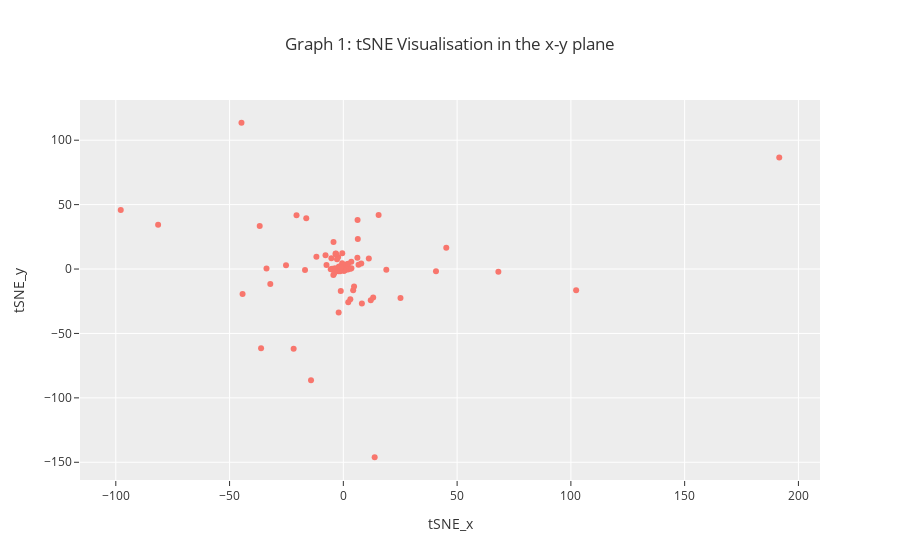

Notebook source saved alongside this figure:
### Markdown cell above
As `num_tSNE` had 3 dimensions that were defined, we plot each plane (x-y, x-z, and y-z) separately as follows. `Graph 1` shows the x-y plane, `Graph 2` shows the x-z plane, and `Graph 3` shows the y-z plane.

### Code cell
fig1 = px.scatter(tSNE_df, x='tSNE_x', y='tSNE_y', hover_name=tSNE_df.index, template='ggplot2', opacity=1, title='Graph 1: tSNE Visualisation in the x-y plane')
fig1

### Figure 1 — Plotly figure (JSON) as saved in the notebook; plotly's stock layout.template omitted (floating-point values rounded to 4 significant figures)
{"data": [{"hovertemplate": "<b>%{hovertext}</b><br><br>tSNE_x=%{x}<br>tSNE_y=%{y}<extra></extra>", "hovertext": ["sp_P40136_CYAA_BACAN:0-38", "sp_P15917_LEF_BACAN:0-38", "sp_P40406_NAGZ_BACSU:0-21", "sp_P39790_MPR_BACSU:0-39", "sp_P54602_YHCR_BACSU:0-54", "sp_O66037_PHYT_BACSD:0-23", "sp_O31097_PHYC_BACIU:0-23", "sp_P42094_PHYT_BACSU:0-31", "sp_P05656_SACC_BACSU:0-29", "sp_P00649_RN_BACIN:0-34", "sp_P48068_RN_BACPU:0-34", "sp_P00648_RNBR_BACAM:0-40", "sp_P71014_BSLA_BACSU:0-33", "sp_P94356_YXKC_BACSU:0-35", "sp_P29141_SUBV_BACSU:0-33", "sp_P40767_CWLO_BACSU:0-35", "sp_Q65NQ9_CWLO_BACLD:0-35", "sp_O07013_GANB_BACSU:0-22", "sp_P94449_PEL2_BACIU:0-29", "sp_O34819_PEL1_BACSU:0-29", "sp_P16397_SUBF_BACSU:0-35", "sp_O32083_LYTG_BACSU:0-38", "sp_O31737_YLQB_BACSU:0-32", "sp_Q45670_THES_BACSJ:0-29", "sp_Q07833_WAPA_BACSU:0-37", "sp_D4G3R4_WAPA_BACNB:0-50", "sp_G4NYJ6_WAPA_BACS4:0-37", "sp_P39899_NPRB_BACSU:0-33", "sp_P05806_NPRE_BACCE:0-32", "sp_P00800_THER_BACTH:0-33", "sp_Q59223_THER_BACSO:0-30", "sp_Q02113_CWBA_BACSU:0-30", "sp_P49051_SLAP1_BACAN:0-34", "sp_Q9ZES5_SLAP_BACTF:0-34", "sp_P94217_SLAP2_BACAN:0-34", "sp_P49052_SLAP_BACLI:0-34", "sp_Q9RMZ0_Y6545_BACAN:0-33", "sp_P94576_YWOF_BACSU:0-32", "sp_P00780_SUBC_BACLI:0-34", "sp_P00782_SUBT_BACAM:0-35", "sp_P04189_SUBT_BACSU:0-34", "sp_P35835_SUBN_BACNA:0-34", "sp_P00783_SUBT_BACSA:0-34", "sp_P20724_ELYA_BACYA:0-32", "sp_P21130_SACB_BACAM:0-34", "sp_P05655_SACB_BACSU:0-34", "sp_P96740_PGDS_BACSU:0-37", "sp_P16396_SUBE_BACSU:0-32", "sp_P39597_EFEN_BACSU:0-50", "sp_P54507_TASA_BACSU:0-32", "sp_P40949_TAPA_BACSU:0-48", "sp_P39632_BSLB_BACSU:0-35", "sp_P39844_DACC_BACSU:0-34", "sp_Q9AQS0_XANLY_BACGL:0-30", "sp_O34918_YOAJ_BACSU:0-30", "sp_P39116_PLY_BACSU:0-26", "sp_B1B6T1_PTLY_BACSP:0-32", "sp_Q65DC2_PTLY_BACLD:0-32", "sp_Q8GCB2_PTLY_BACLI:0-32", "sp_Q45070_XYNC_BACSU:0-37", "sp_Q6YK37_XYNC_BACIU:0-38", "sp_Q03091_BSN1_BACAM:0-31", "sp_P38422_DACF_BACSU:0-28", "sp_P08750_DACA_BACSU:0-36", "sp_O32150_BSN2_BACSU:0-33", "sp_O31411_SACC_BACL7:0-33", "sp_P42293_EABN2_BACSU:0-31", "sp_P94522_EABN1_BACSU:0-37", "sp_O07532_LYTF_BACSU:0-31", "sp_P54421_LYTE_BACSU:0-30", "sp_O34669_YOCH_BACSU:0-30", "sp_O34310_PLYC_BACSU:0-32", "sp_Q65EF5_PLYC_BACLD:0-33", "sp_Q45105_TACY_BACCE:0-33", "sp_O31803_YNCM_BACSU:0-47", "sp_P39848_LYTD_BACSU:0-32", "sp_Q02114_LYTC_BACSU:0-29", "sp_P25152_BSAP_BACSU:0-36", "sp_P80057_GSEP_BACLD:0-35", "sp_O32041_YRVJ_BACSU:0-32", "sp_P96729_YWSB_BACSU:0-35", "sp_P54484_YQGA_BACSU:0-33", "sp_O82833_GELLY_BACSP:0-40", "sp_P06278_AMY_BACLI:0-34", "sp_P00692_AMY_BACAM:0-36", "sp_P19571_AMT6_BACS7:0-38", "sp_P55278_MANB_BACIU:0-29", "sp_O05512_MANB_BACSU:0-31", "sp_P04957_GUB_BACSU:0-33", "sp_P80172_HBLA_BACCE:0-36", "sp_P28842_SUBT_BACS9:0-31", "sp_Q79F14_ESTB_BACSU:0-33", "sp_P37957_ESTA_BACSU:0-36", "sp_Q5U780_LIP_BACSP:0-33", "sp_P33377_PHL3_BACCE:0-32", "sp_P11889_PHL2_BACCE:0-32", "sp_P09599_PHL1_BACCE:0-32", "sp_P05618_CDGT_BACS0:0-32", "sp_P09121_CDGT_BACS3:0-32", "sp_P30921_CDGT_BAC11:0-32", "sp_P17692_CDGT_BACS8:0-32", "sp_P31747_CDGT_BACSS:0-39", "sp_P14014_CDGT_BACLI:0-39", "sp_P31746_CDGT_BACS2:0-34", "sp_P27036_CDGT_BACOH:0-34", "sp_O07921_CHIS_BACSU:0-40", "sp_P54423_WPRA_BACSU:0-36", "sp_P39824_BLAC_BACSU:0-39", "sp_P10424_BLA1_BACCE:0-40", "sp_P00691_AMY_BACSU:0-38", "sp_P06832_NPRE_BACAM:0-32", "sp_P68735_NPRE_BACSA:0-32", "sp_P68736_NPRE_BACSU:0-32", "sp_P42111_YXAL_BACSU:0-46", "sp_P13423_PAG_BACAN:0-34", "sp_P54422_GGT_BACSU:0-33", "sp_P63186_GGT_BACNA:0-33", "sp_Q45071_XYND_BACSU:0-31", "sp_P68569_BDBA_BACSU:0-31", "sp_P14262_PLC_BACCE:0-36", "sp_P08954_PLC_BACTU:0-36", "sp_P42983_NUCB_BACSU:0-31", "sp_O34313_NTPES_BACSU:0-40", "sp_O31526_YESW_BACSU:0-40", "sp_O34344_SDPC_BACSU:0-37"], "legendgroup": "", "marker": {"color": "#F8766D", "opacity": 1, "symbol": "circle"}, "mode": "markers", "name": "", "orientation": "v", "showlegend": false, "type": "scatter", "x": [0.3102, -7.829, 25.11, 1.017, 7.868, -1.845, -25.2, -0.6392, 40.71, 0.7964, 3.137, 15.5, 0.4457, -4.32, 3.073, -4.392, -0.6044, 0.5019, 191.6, -1.629, -0.4815, -0.5329, 0.4384, -97.82, -0.7696, -36.15, -0.2839, 12.05, -14.21, 0.8133, 6.356, -0.7993, -36.76, -1.884, 2.137, -2.392, 45.24, 4.323, -3.437, -0.3986, 0.4906, 11.2, 2.158, 0.3018, 1.178, 68.13, -0.9028, -5.548, 6.247, -3.654, -0.1064, -2.285, -1.152, -2.13, -1.743, 0.3184, -7.413, -2.147, -11.84, -0.1107, -44.29, 102.3, -0.2103, -1.827, 0.1053, -16.3, 4.717, -1.212, 13.77, -4.894, -0.7655, -3.271, 8.14, 0.2126, -2.271, 0.7379, -1.128, -1.543, -16.85, -21.84, 0.4048, -1.98, -0.4175, -1.303, -2.06, 0.9585, -0.4315, 18.89, 0.1822, -0.4536, -5.248, -33.77, -1.521, -1.216, 6.168, -3.99, 1.588, -2.239, -1.402, -3.479, 3.494, -1.154, 2.007, -32.11, 0.7214, 0.5131, -0.4094, -2.779, 1.585, 0.314, -81.4, -1.597, 13.12, -0.5255, -0.9263, 3.546, -1.847, -3.243, -44.77, -20.58, -1.35, 0.0597, 6.671, -1.216, -1.066], "xaxis": "x", "y": [-1.401, 10.63, -22.56, 0.3863, 4.331, 0.5664, 2.871, 0.7092, -1.65, -0.5062, 0.313, 41.91, 1.421, 20.93, -23.39, -4.541, 0.3542, 1.368, 86.49, 1.735, 12.27, -0.05274, 1.365, 45.83, -0.1927, -61.44, 0.7396, -24.23, -86.3, 1.238, 23.36, 0.2986, 33.4, -0.7387, 4.192, -0.1083, 16.45, -16.42, 11.8, 1.173, 1.492, 8.185, -25.73, 1.383, 0.429, -2.126, -0.7118, -0.1133, 38.1, 0.7003, 0.6824, -0.7781, -0.1186, 0.3335, 0.983, -0.09953, 3.209, -1.706, 9.501, -0.3782, -19.39, -16.52, 0.574, -0.8646, 1.207, 39.5, -13.51, 0.2174, -146.1, 0.1738, -0.843, 11.55, -26.68, 0.1726, 9.312, -0.3419, -17.11, -0.2129, -0.7804, -61.89, -0.05655, 1.504, -0.6911, -0.8608, -33.83, -0.2044, 0.9949, -0.5616, 1.474, 0.125, 8.409, 0.3382, -0.8528, 1.741, 8.744, -3.202, 3.712, -0.3652, -1.665, 0.08806, 5.568, 0.1545, -0.3995, -11.57, 2.49, 1.063, 0.07302, 7.656, -0.2339, -1.363, 34.39, -1.132, -22.01, 4.451, 0.207, 0.5443, 2.046, 12.13, 113.6, 41.74, 0.07807, -0.5769, 3.247, 0.8892, 1.193], "yaxis": "y"}], "layout": {"legend": {"tracegroupgap": 0}, "title": {"text": "Graph 1: tSNE Visualisation in the x-y plane"}, "xaxis": {"anchor": "y", "domain": [0, 1], "title": {"text": "tSNE_x"}}, "yaxis": {"anchor": "x", "domain": [0, 1], "title": {"text": "tSNE_y"}}}}
